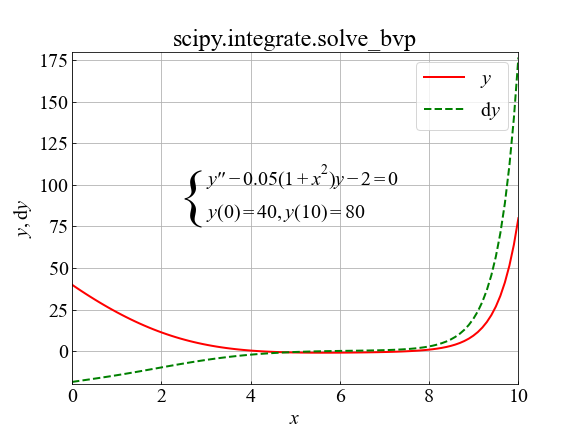

The script that saved this image:
# 2pBVP.py
import matplotlib as mpl
import matplotlib.pyplot as plt
import numpy as np
from scipy.integrate import solve_bvp
# scale
plt.rcParams['xtick.direction'] = 'in'
plt.rcParams['ytick.direction'] = 'in'
# fontset
mpl.rcParams["font.family"] = ["serif"]
mpl.rcParams["font.serif"] = ["Times New Roman"]
mpl.rcParams["axes.unicode_minus"] = False
mpl.rcParams["font.size"] = 20  
mpl.rcParams["font.style"] = "normal" 
mpl.rcParams["font.weight"] = "normal" 
mpl.rcParams["mathtext.rm"] = "serif"
mpl.rcParams["mathtext.it"] = "serif:italic"
mpl.rcParams["mathtext.bf"] = "serif:bold"
mpl.rcParams["mathtext.fontset"] = "custom"
font1 = {'size': '62'}


# function to be solve
def dydx(x, y):
    dy0 = y[1]
    dy1 = 0.05*(1+x**2)*y[0]+2
    return np.vstack((dy0, dy1))


# boundary condictions
def boundCond(ya, yb):
    fa = 40  # y(xa=0) = 40
    fb = 80  # y(xb=10) = 80
    return np.array([ya[0]-fa, yb[0]-fb])


xa, xb = 0, 10  # bound(xa, xb)
# initialization
xini = np.linspace(xa, xb, 11)
yini = np.zeros((2, xini.size))

res = solve_bvp(dydx, boundCond, xini, yini)  # solve BVP
# points
xSol = np.linspace(xa, xb, 100)  # x
ySol = res.sol(xSol)[0]  # y
dySol = res.sol(xSol)[1]  # dy

plt.figure(figsize=(8, 6), dpi=80)
plt.text(2.3, 82, r'$\{$', fontdict=font1)
plt.text(3, 100, r'$y\prime\prime-0.05(1+x^2)y-2=0$')
plt.text(3, 80, r'$y(0)=40,y(10)=80$')
plt.plot(xSol, ySol, label='$y$', color="red", linewidth=2.0, linestyle="-")
plt.plot(xSol, dySol, label='d$y$', color="green",
         linewidth=2.0, linestyle="--")
plt.xlim(0, 10)
plt.ylim(-20, 180)
plt.legend()
plt.grid(True)
plt.xlabel("$x$")
plt.ylabel("$y,$d$y$")
plt.title("scipy.integrate.solve_bvp")
plt.savefig(".\\2pBVP.png", dpi=72)
plt.show()
